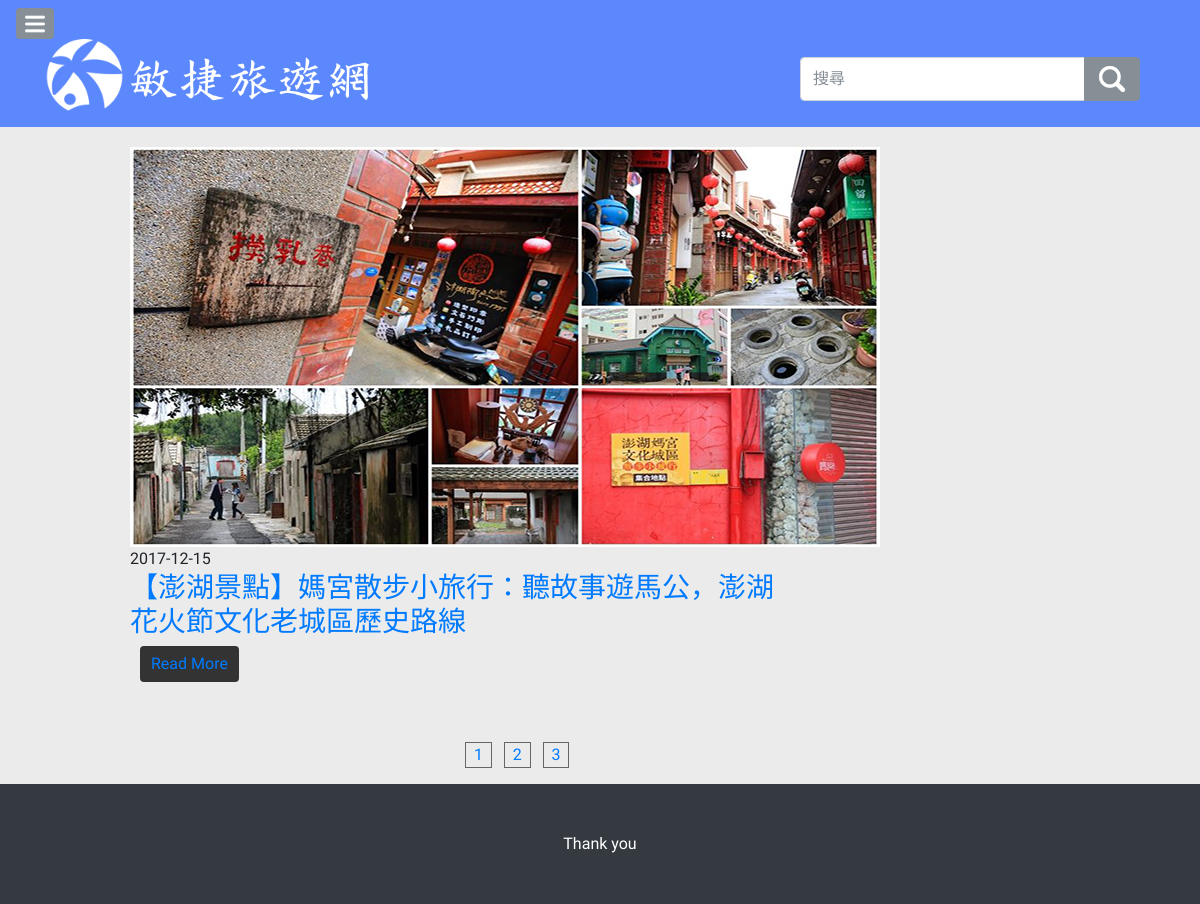
Page /blog.php?page=3 on the committed database.
### tables this page shows
CREATE TABLE `blog` (
  `Id` int(10) UNSIGNED NOT NULL COMMENT '編號',
  `Title` varchar(50) NOT NULL COMMENT '標題',
  `Content` text NOT NULL COMMENT '內容',
  `Member_id` int(10) NOT NULL COMMENT '會員編號',
  `Date` date NOT NULL COMMENT '日期',
  `Pic` varchar(50) NOT NULL COMMENT '圖片名稱'
);

### blog.php (the view, shortened to what this page needs)
<?php include("dbconnect.php");?>
<?php
if(isset($_GET['blog_Id'])){
        $blog_Id = $_GET['blog_Id'];
        $sql_count = mysqli_query($conn,"SELECT * FROM `blog` WHERE `Id` = $blog_Id");
}else{
        $sql_count = mysqli_query($conn,"SELECT * FROM `blog`");
}
$total_count = mysqli_num_rows($sql_count);
$page_num = 6;
$total_page = ceil($total_count/$page_num);
$per_count = $page_num;
if(isset($_GET['blog_Id'])){
  if(isset($_GET['page'])){
              $page = $_GET['page'];
              if ($page!=""){ $page=$_GET['page'];}else{  $page=1;}
              $begin = ($page-1) * $page_num;
              $sql = mysqli_query("SELECT * FROM blog WHERE Id=$blog_Id ORDER BY Id ASC LIMIT $begin,$per_count");
          }else {
              $sql = mysqli_query("SELECT * FROM blog WHERE Id=$blog_Id ORDER BY Id ASC LIMIT $per_count");
          }
if(isset($_GET['start'],$_GET['end'])){
                        $start = $_GET['start']+1;
                        if($_GET['page'] == $total_page){
                              $end = $total_count;
                        }else{
                              $end = $_GET['end']+1;
                        }
                    }else{
                        $start=1;
                        $end=$page_num;
                       }
}else{
  if(isset($_GET['page'])){
                $page = $_GET['page'];
                if ($page!=""){ $page=$_GET['page'];}else{  $page=1;}
                $begin = ($page-1) * $page_num;
                $sql = mysqli_query($conn,"SELECT * FROM `blog` ORDER BY `Id` ASC LIMIT $begin,$per_count");
            }else{
                $sql = mysqli_query($conn,"SELECT * FROM `blog` ORDER BY `Id` ASC LIMIT $per_count");
               }
}
?>
<!doctype html>
<head>
    <link href="vendor/bootstrap/css/bootstrap.min.css" rel="stylesheet">
    <link href="css/simple-sidebar.css" rel="stylesheet">
    <link href="css/body.css" rel="stylesheet">
</head>
<body style="background-color:#ebebeb">
<div id="wrapper">
        <nav class="navbar navbar-light " style="background-color:#5b88fc">
            <a href="#menu-toggle" class="btn btn-sm btn-secondary" id="menu-toggle"><img src="img/menu.png" vertical-align="center" height="20px"></a>
            <div class="container" >
                <div class="navbar-header">
                    <div>
                        <a><img class="img-responsive"src="img/logo.png" height="80px"align="center"></a>
                        <a><img class="img-responsive"src="img/name3.png" height="50px" align="center"></a>
                    </div>
                </div>
                <div class="input-group col-lg-4">
                    <input type="search" class="form-control" placeholder="搜尋">
                    <span class="input-group-btn">
                        <button class="btn btn-secondary" type="button"><img src="img/search.png" height="30px"></button>
                    </span>
                </div>
            </div>
        </nav>
        <div id="bodydiv" alt="內容">
            <div class="col-md-8" style="margin-top:20px">
              <?php while($row=mysqli_fetch_array($sql)){?>
              <div class="col-md-12">
                <div class="blog_post" data-wow-delay=".1s" data-wow-duration="2s">
                <a href="blog_post.php?Id=<?php echo $row['Id'];?>" class="post-img"><img src="img/<?php echo $row['Pic'];?>.jpg" alt="image"></a>
                <div class="bp-content">
                      <span><?php echo $row['Date'];?></span>
                  <a href="blog_post.php?Id=<?php echo $row['Id'];?>" class="post-title"><h3><?php echo $row['Title'];?></h3></a>
                  <a href="blog_post.php?Id=<?php echo $row['Id'];?>" class="btn btn-small">Read More</a>
                </div>
                </div>
              </div>
              <?php } ?>
              <nav class="page">
                <ul class="pagination">
                  <?php
                for($i=1; $i<=$total_page;$i++){
                  $end = $start + $page_num-1;    ?>
                       <li style="border:1px #666 solid;" align="center"><a href="blog.php?page=<?php echo $i;?><?php if(isset($blog_Id)){echo "&blog_Id=$blog_Id";}?>">&nbsp;&nbsp;<?php echo $i;?>&nbsp;&nbsp;</a></li>
                  <?php }?>
                </ul>
              </nav>
            </div>
          </div>
        </div>
<footer class="py-5 bg-dark">
    <div>
        <p class="m-0 text-center text-white">Thank you</p>
    </div>
</footer>
</body>
</html>

### css/simple-sidebar.css (style rules this page uses)
body { overflow-x: hidden; }
#wrapper { padding-left: 0; -webkit-transition: all 0.5s ease; -moz-transition: all 0.5s ease; -o-transition: all 0.5s ease; transition: all 0.5s ease; }
@media (min-width:768px) { #wrapper { padding-left: 0; } }

### css/body.css (style rules this page uses)
.post-img { padding-top: 20px; width:750px; height:400px; }
.post-title { font-weight: bold; font-family:Microsoft JhengHei; padding: 5px 10px 5px 10px; }
.btn-small { padding: 5px 10px 5px 10px; background-color: #333; margin-bottom: 60px; }
.page { padding-left: 400px; }

### blog.php (style rules this page uses)
body { font-family: 'Pangolin', cursive; }
#bodydiv { padding-left: 50px; }

### rows in the picture
blog: Pic (picture), Date "2017-12-15", Title "【澎湖景點】媽宮散步小旅行：聽故事遊馬公，澎湖花火節文化老城區歷史路線"
